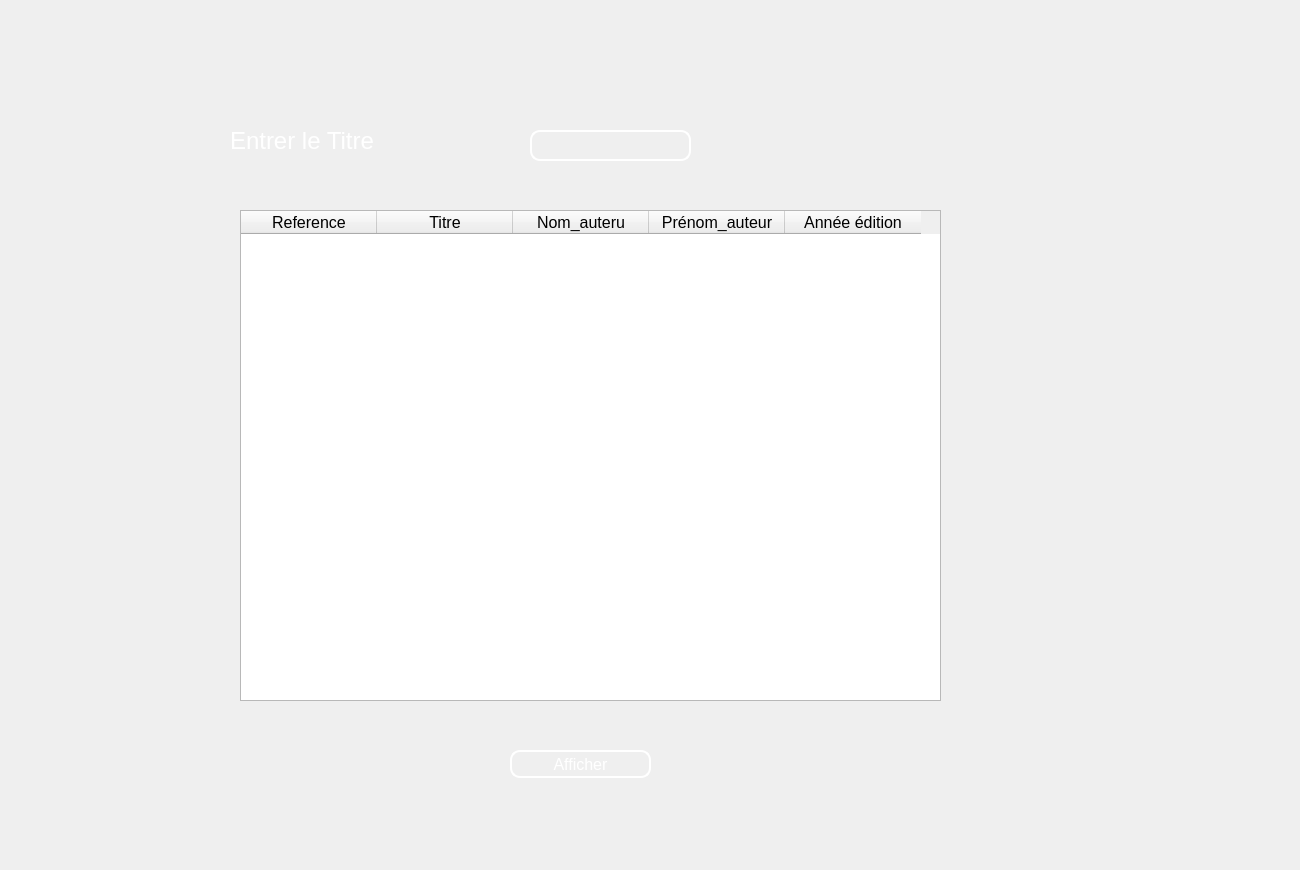
<?xml version="1.0" encoding="UTF-8"?>
<ui version="4.0">
 <class>affichage_livre_titre</class>
 <widget class="QWidget" name="affichage_livre_titre">
  <property name="geometry">
   <rect>
    <x>0</x>
    <y>0</y>
    <width>1300</width>
    <height>870</height>
   </rect>
  </property>
  <property name="windowTitle">
   <string>Form</string>
  </property>
  <property name="styleSheet">
   <string notr="true"/>
  </property>
  <widget class="QLabel" name="label">
   <property name="geometry">
    <rect>
     <x>-20</x>
     <y>-40</y>
     <width>1300</width>
     <height>870</height>
    </rect>
   </property>
   <property name="text">
    <string/>
   </property>
   <property name="pixmap">
    <pixmap resource="ressources.qrc">:/ressources/23.jpg</pixmap>
   </property>
   <property name="scaledContents">
    <bool>true</bool>
   </property>
  </widget>
  <widget class="QTableWidget" name="tableWidget">
   <property name="geometry">
    <rect>
     <x>240</x>
     <y>210</y>
     <width>701</width>
     <height>491</height>
    </rect>
   </property>
   <property name="font">
    <font>
     <pointsize>12</pointsize>
    </font>
   </property>
   <property name="styleSheet">
    <string notr="true"/>
   </property>
   <attribute name="horizontalHeaderDefaultSectionSize">
    <number>136</number>
   </attribute>
   <column>
    <property name="text">
     <string>Reference</string>
    </property>
   </column>
   <column>
    <property name="text">
     <string>Titre</string>
    </property>
   </column>
   <column>
    <property name="text">
     <string>Nom_auteru</string>
    </property>
   </column>
   <column>
    <property name="text">
     <string>Prénom_auteur</string>
    </property>
   </column>
   <column>
    <property name="text">
     <string>Année édition</string>
    </property>
   </column>
  </widget>
  <widget class="QLabel" name="label_2">
   <property name="geometry">
    <rect>
     <x>230</x>
     <y>120</y>
     <width>231</width>
     <height>41</height>
    </rect>
   </property>
   <property name="font">
    <font>
     <pointsize>18</pointsize>
    </font>
   </property>
   <property name="styleSheet">
    <string notr="true">background:transparent;
color: rgb(255, 255, 255);

border-radius:10px</string>
   </property>
   <property name="text">
    <string>Entrer le Titre</string>
   </property>
  </widget>
  <widget class="QLineEdit" name="lineEdit">
   <property name="geometry">
    <rect>
     <x>530</x>
     <y>130</y>
     <width>161</width>
     <height>31</height>
    </rect>
   </property>
   <property name="styleSheet">
    <string notr="true">background:transparent;
color: rgb(255, 255, 255);
border:2px solid white;
border-radius:10px</string>
   </property>
  </widget>
  <widget class="QPushButton" name="pushButton">
   <property name="geometry">
    <rect>
     <x>510</x>
     <y>750</y>
     <width>141</width>
     <height>28</height>
    </rect>
   </property>
   <property name="font">
    <font>
     <pointsize>12</pointsize>
    </font>
   </property>
   <property name="styleSheet">
    <string notr="true">
color: rgb(255, 255, 255);
border:2px solid white;
border-radius:10px</string>
   </property>
   <property name="text">
    <string>Afficher</string>
   </property>
  </widget>
 </widget>
 <resources>
  <include location="ressources.qrc"/>
 </resources>
 <connections/>
</ui>
